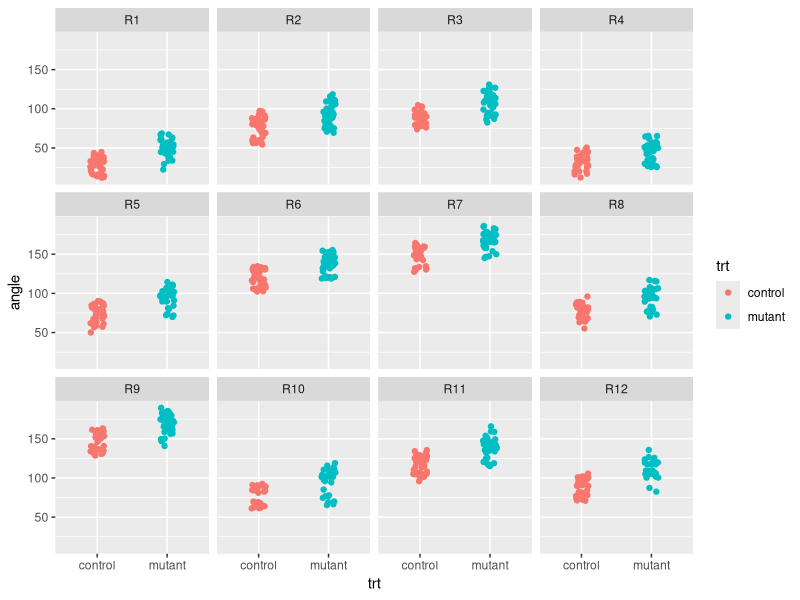
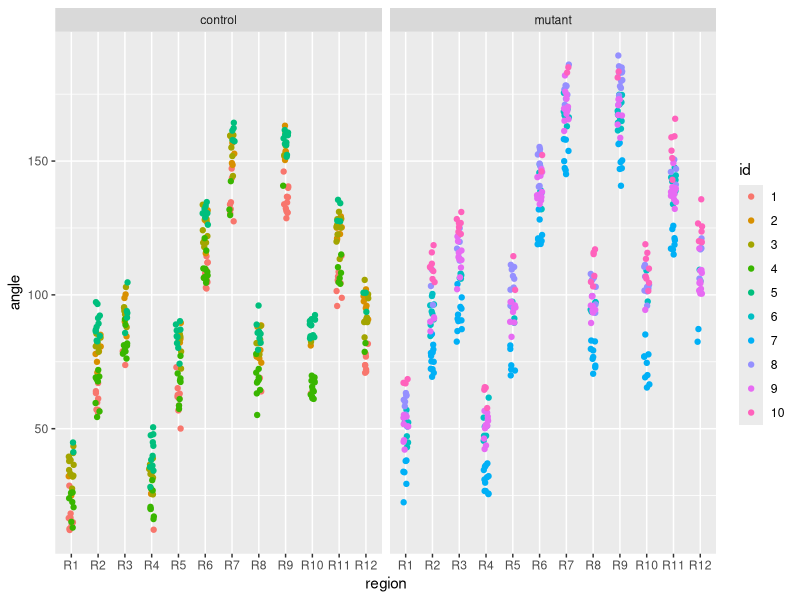
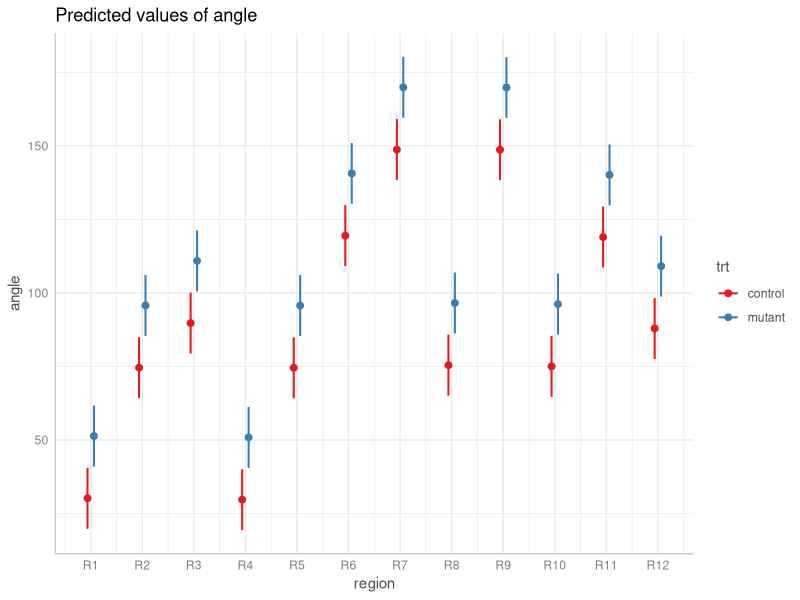
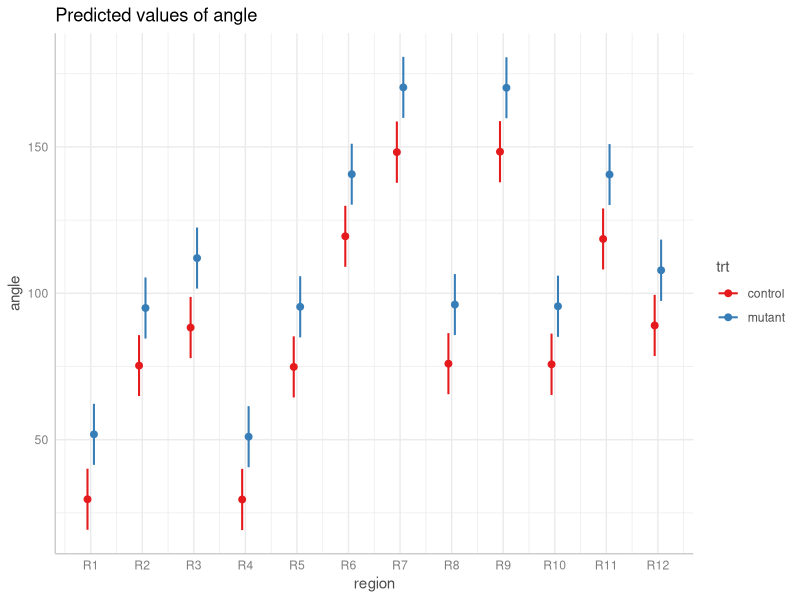

Recreate these plots in R, in order.
## ---- chunk 1
knitr::opts_chunk$set(echo = TRUE)
## ---- chunk 2
# ensure all random data is reproducible
set.seed(7)
# number of mice
n <- 10
# id number of mouse
id <- 1:n 
# region
region <- paste0("R", 1:12)
# generate all combinations of id and region
d <- expand.grid(id = id, region = region)
d$id <- factor(d$id)
d$region <- factor(d$region)
# number of samples per id per region
n_i <- sample(1:12, size = n * 12, replace = TRUE)
# expand data frame according to n_i
library(tidyr)
d <- uncount(d, n_i)
# add trt variable. Mice 1-5 are control, mice 6 - 10 are mutant
d$trt <- ifelse(d$id %in% 1:5, "control", "mutant")
# generate angle
e <- rnorm(nrow(d), mean = 0, sd = 5) # within mouse random variation
z <- rnorm(n, mean = 0, sd = 10) # between mouse random variation
d$angle <- (30 + z[d$id]) + (d$trt == "mutant")*20 + 
  (d$region == "R2")*45 +
  (d$region == "R3")*60 +
  (d$region == "R4")*1 +
  (d$region == "R5")*45 +
  (d$region == "R6")*90 +
  (d$region == "R7")*120 +
  (d$region == "R8")*45 +
  (d$region == "R9")*120 +
  (d$region == "R10")*45 +
  (d$region == "R11")*90 +
  (d$region == "R12")*60 +
  e
# order data by id and reset row numbers
d <- d[order(d$id),]
rownames(d) <- NULL
# first 12 rows of data
head(d, n = 12)
## ---- chunk 3
library(ggplot2)
ggplot(d) +
  aes(x = trt, y = angle, color = trt) +
  geom_jitter(height = 0, width = 0.1) +
  facet_wrap(~region)
## ---- chunk 4
ggplot(d) +
  aes(x = region, y = angle, color = id) +
  geom_jitter(height = 0, width = 0.1) +
  facet_wrap(~trt)
## ---- chunk 5
tapply(d$angle, list(d$region, d$trt), mean)
## ---- chunk 6
tapply(d$angle, list(d$region, d$trt), sd)
## ---- chunk 7
xtabs(~ region + id, data = d)
## ---- chunk 8
library(car)
m0 <- lm(angle ~ trt + region, data = d)
Anova(m0)
## ---- chunk 9
summary(m0)
## ---- chunk 10
d$angle_mean <- ave(d$angle, d$id, d$region, FUN = mean)
d2 <- d[,c("id", "region", "trt", "angle_mean")]
d2 <- d2[!duplicated(d2),]
head(d2)
nrow(d2)
## ---- chunk 11
m1 <- lm(angle_mean ~ trt + region, data = d2)
Anova(m1)
## ---- chunk 12
summary(m1)
## ---- chunk 13
library(lmerTest)
m2 <- lmer(angle ~ trt + region + (1|id), data = d)
Anova(m2, test.statistic = "F")
## ---- chunk 14
summary(m2, corr = F)
## ---- chunk 15
coef(m2)
## ---- chunk 16
library(ggeffects)
plot(ggpredict(m2, terms = c("region", "trt")))
## ---- chunk 17
m3 <- lmer(angle ~ trt + region + trt:region + (1|id), data = d)
Anova(m3, test.statistic = "F")
## ---- chunk 18
summary(m3, corr = F)
## ---- chunk 19
plot(ggpredict(m3, terms = c("region", "trt")))
